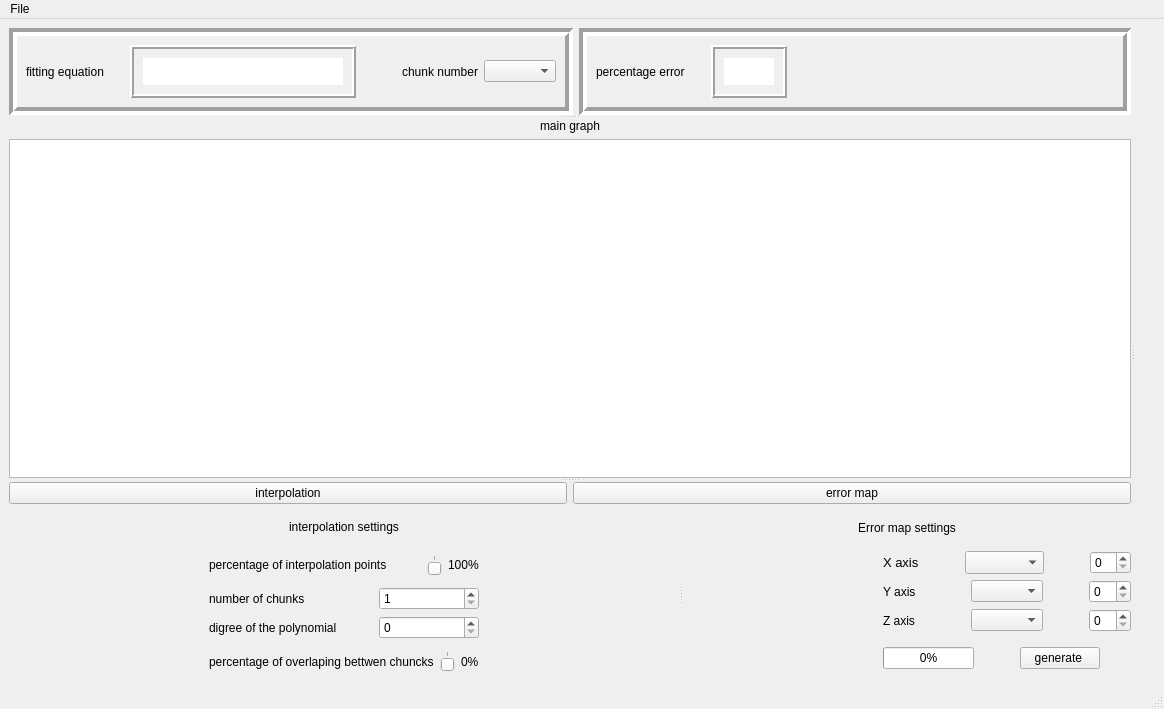
<?xml version="1.0" encoding="UTF-8"?>
<ui version="4.0">
 <class>MainWindow</class>
 <widget class="QMainWindow" name="MainWindow">
  <property name="geometry">
   <rect>
    <x>0</x>
    <y>0</y>
    <width>938</width>
    <height>709</height>
   </rect>
  </property>
  <property name="windowTitle">
   <string>MainWindow</string>
  </property>
  <property name="styleSheet">
   <string notr="true">font: 10pt &quot;MS Shell Dlg 2&quot;;
font: 75 8pt &quot;Times New Roman&quot;;
font: 75 10pt &quot;MS Shell Dlg 2&quot;;</string>
  </property>
  <widget class="QWidget" name="centralwidget">
   <layout class="QVBoxLayout" name="verticalLayout_12">
    <item>
     <widget class="QSplitter" name="splitter_3">
      <property name="orientation">
       <enum>Qt::Horizontal</enum>
      </property>
      <widget class="QSplitter" name="splitter_2">
       <property name="orientation">
        <enum>Qt::Vertical</enum>
       </property>
       <widget class="QWidget" name="layoutWidget">
        <layout class="QHBoxLayout" name="horizontalLayout_5">
         <item>
          <widget class="QFrame" name="frame_2">
           <property name="frameShape">
            <enum>QFrame::Box</enum>
           </property>
           <property name="frameShadow">
            <enum>QFrame::Sunken</enum>
           </property>
           <property name="lineWidth">
            <number>4</number>
           </property>
           <layout class="QHBoxLayout" name="horizontalLayout_4">
            <item>
             <widget class="QLabel" name="label_6">
              <property name="text">
               <string>fitting equation</string>
              </property>
             </widget>
            </item>
            <item>
             <spacer name="horizontalSpacer_10">
              <property name="orientation">
               <enum>Qt::Horizontal</enum>
              </property>
              <property name="sizeType">
               <enum>QSizePolicy::Fixed</enum>
              </property>
              <property name="sizeHint" stdset="0">
               <size>
                <width>20</width>
                <height>20</height>
               </size>
              </property>
             </spacer>
            </item>
            <item>
             <widget class="QFrame" name="fitting_eq_frame">
              <property name="frameShape">
               <enum>QFrame::Box</enum>
              </property>
              <property name="frameShadow">
               <enum>QFrame::Raised</enum>
              </property>
              <property name="lineWidth">
               <number>2</number>
              </property>
              <layout class="QVBoxLayout" name="verticalLayout_11">
               <item>
                <widget class="QWidget" name="fitting_eq_widget" native="true">
                 <property name="minimumSize">
                  <size>
                   <width>200</width>
                   <height>0</height>
                  </size>
                 </property>
                 <property name="styleSheet">
                  <string notr="true">background-color: rgb(255, 255, 255);</string>
                 </property>
                 <layout class="QVBoxLayout" name="verticalLayout_13">
                  <item>
                   <layout class="QVBoxLayout" name="fitting_layout"/>
                  </item>
                 </layout>
                </widget>
               </item>
              </layout>
             </widget>
            </item>
            <item>
             <spacer name="horizontalSpacer_12">
              <property name="orientation">
               <enum>Qt::Horizontal</enum>
              </property>
              <property name="sizeType">
               <enum>QSizePolicy::Expanding</enum>
              </property>
              <property name="sizeHint" stdset="0">
               <size>
                <width>40</width>
                <height>20</height>
               </size>
              </property>
             </spacer>
            </item>
            <item>
             <widget class="QLabel" name="label_15">
              <property name="text">
               <string>chunk number</string>
              </property>
             </widget>
            </item>
            <item>
             <widget class="QComboBox" name="chunk_number_combobx"/>
            </item>
           </layout>
          </widget>
         </item>
         <item>
          <widget class="QFrame" name="frame">
           <property name="frameShape">
            <enum>QFrame::Box</enum>
           </property>
           <property name="frameShadow">
            <enum>QFrame::Sunken</enum>
           </property>
           <property name="lineWidth">
            <number>4</number>
           </property>
           <property name="midLineWidth">
            <number>0</number>
           </property>
           <layout class="QHBoxLayout" name="horizontalLayout_2">
            <item>
             <widget class="QLabel" name="label_5">
              <property name="text">
               <string>percentage error</string>
              </property>
             </widget>
            </item>
            <item>
             <spacer name="horizontalSpacer_9">
              <property name="orientation">
               <enum>Qt::Horizontal</enum>
              </property>
              <property name="sizeType">
               <enum>QSizePolicy::Fixed</enum>
              </property>
              <property name="sizeHint" stdset="0">
               <size>
                <width>20</width>
                <height>20</height>
               </size>
              </property>
             </spacer>
            </item>
            <item>
             <widget class="QFrame" name="percentage_err_frame">
              <property name="frameShape">
               <enum>QFrame::Box</enum>
              </property>
              <property name="frameShadow">
               <enum>QFrame::Raised</enum>
              </property>
              <property name="lineWidth">
               <number>2</number>
              </property>
              <layout class="QVBoxLayout" name="verticalLayout_10">
               <item>
                <widget class="QLabel" name="percentage_error_label">
                 <property name="minimumSize">
                  <size>
                   <width>50</width>
                   <height>0</height>
                  </size>
                 </property>
                 <property name="styleSheet">
                  <string notr="true">background-color: rgb(255, 255, 255);</string>
                 </property>
                 <property name="frameShape">
                  <enum>QFrame::NoFrame</enum>
                 </property>
                 <property name="text">
                  <string/>
                 </property>
                </widget>
               </item>
              </layout>
             </widget>
            </item>
            <item>
             <spacer name="horizontalSpacer_11">
              <property name="orientation">
               <enum>Qt::Horizontal</enum>
              </property>
              <property name="sizeHint" stdset="0">
               <size>
                <width>168</width>
                <height>17</height>
               </size>
              </property>
             </spacer>
            </item>
           </layout>
          </widget>
         </item>
        </layout>
       </widget>
       <widget class="QWidget" name="verticalLayoutWidget">
        <layout class="QVBoxLayout" name="verticalLayout_6">
         <item>
          <widget class="QLabel" name="label_12">
           <property name="text">
            <string>main graph</string>
           </property>
           <property name="alignment">
            <set>Qt::AlignCenter</set>
           </property>
           <property name="margin">
            <number>10</number>
           </property>
          </widget>
         </item>
         <item>
          <widget class="PlotWidget" name="main_graph">
           <property name="minimumSize">
            <size>
             <width>0</width>
             <height>300</height>
            </size>
           </property>
          </widget>
         </item>
        </layout>
       </widget>
       <widget class="QWidget" name="layoutWidget">
        <layout class="QVBoxLayout" name="verticalLayout_9">
         <item>
          <layout class="QHBoxLayout" name="horizontalLayout_11">
           <item>
            <widget class="QPushButton" name="inter_settings_botton">
             <property name="text">
              <string>interpolation</string>
             </property>
            </widget>
           </item>
           <item>
            <widget class="QPushButton" name="error_settings_botton">
             <property name="text">
              <string>error map</string>
             </property>
            </widget>
           </item>
          </layout>
         </item>
         <item>
          <widget class="QSplitter" name="splitter">
           <property name="orientation">
            <enum>Qt::Horizontal</enum>
           </property>
           <property name="opaqueResize">
            <bool>true</bool>
           </property>
           <property name="childrenCollapsible">
            <bool>true</bool>
           </property>
           <widget class="QWidget" name="interpolation_settings_widget" native="true">
            <property name="maximumSize">
             <size>
              <width>16777215</width>
              <height>16777215</height>
             </size>
            </property>
            <layout class="QVBoxLayout" name="verticalLayout_8">
             <item>
              <layout class="QVBoxLayout" name="verticalLayout_2">
               <item>
                <widget class="QLabel" name="label_10">
                 <property name="frameShape">
                  <enum>QFrame::NoFrame</enum>
                 </property>
                 <property name="frameShadow">
                  <enum>QFrame::Plain</enum>
                 </property>
                 <property name="text">
                  <string>interpolation settings</string>
                 </property>
                 <property name="scaledContents">
                  <bool>false</bool>
                 </property>
                 <property name="alignment">
                  <set>Qt::AlignCenter</set>
                 </property>
                </widget>
               </item>
               <item>
                <layout class="QHBoxLayout" name="horizontalLayout_10">
                 <item>
                  <spacer name="horizontalSpacer_18">
                   <property name="orientation">
                    <enum>Qt::Horizontal</enum>
                   </property>
                   <property name="sizeType">
                    <enum>QSizePolicy::Fixed</enum>
                   </property>
                   <property name="sizeHint" stdset="0">
                    <size>
                     <width>200</width>
                     <height>20</height>
                    </size>
                   </property>
                  </spacer>
                 </item>
                 <item>
                  <widget class="QLabel" name="label_9">
                   <property name="maximumSize">
                    <size>
                     <width>200</width>
                     <height>16777215</height>
                    </size>
                   </property>
                   <property name="text">
                    <string>percentage of interpolation points            </string>
                   </property>
                  </widget>
                 </item>
                 <item>
                  <spacer name="horizontalSpacer_6">
                   <property name="orientation">
                    <enum>Qt::Horizontal</enum>
                   </property>
                   <property name="sizeHint" stdset="0">
                    <size>
                     <width>100</width>
                     <height>20</height>
                    </size>
                   </property>
                  </spacer>
                 </item>
                 <item>
                  <widget class="QSlider" name="points_slider">
                   <property name="maximumSize">
                    <size>
                     <width>170</width>
                     <height>16777215</height>
                    </size>
                   </property>
                   <property name="minimum">
                    <number>1</number>
                   </property>
                   <property name="maximum">
                    <number>100</number>
                   </property>
                   <property name="value">
                    <number>100</number>
                   </property>
                   <property name="orientation">
                    <enum>Qt::Horizontal</enum>
                   </property>
                   <property name="tickPosition">
                    <enum>QSlider::TicksAbove</enum>
                   </property>
                  </widget>
                 </item>
                 <item>
                  <widget class="QLabel" name="points_label">
                   <property name="text">
                    <string>100%</string>
                   </property>
                  </widget>
                 </item>
                 <item>
                  <spacer name="horizontalSpacer_15">
                   <property name="orientation">
                    <enum>Qt::Horizontal</enum>
                   </property>
                   <property name="sizeType">
                    <enum>QSizePolicy::Fixed</enum>
                   </property>
                   <property name="sizeHint" stdset="0">
                    <size>
                     <width>200</width>
                     <height>20</height>
                    </size>
                   </property>
                  </spacer>
                 </item>
                </layout>
               </item>
               <item>
                <layout class="QHBoxLayout" name="horizontalLayout">
                 <item>
                  <spacer name="horizontalSpacer_19">
                   <property name="orientation">
                    <enum>Qt::Horizontal</enum>
                   </property>
                   <property name="sizeType">
                    <enum>QSizePolicy::Fixed</enum>
                   </property>
                   <property name="sizeHint" stdset="0">
                    <size>
                     <width>200</width>
                     <height>20</height>
                    </size>
                   </property>
                  </spacer>
                 </item>
                 <item>
                  <widget class="QLabel" name="label">
                   <property name="text">
                    <string>number of chunks</string>
                   </property>
                  </widget>
                 </item>
                 <item>
                  <widget class="QSpinBox" name="num_of_chunks_spinbox">
                   <property name="maximumSize">
                    <size>
                     <width>100</width>
                     <height>16777215</height>
                    </size>
                   </property>
                   <property name="minimum">
                    <number>1</number>
                   </property>
                   <property name="value">
                    <number>1</number>
                   </property>
                  </widget>
                 </item>
                 <item>
                  <spacer name="horizontalSpacer_2">
                   <property name="orientation">
                    <enum>Qt::Horizontal</enum>
                   </property>
                   <property name="sizeType">
                    <enum>QSizePolicy::Fixed</enum>
                   </property>
                   <property name="sizeHint" stdset="0">
                    <size>
                     <width>200</width>
                     <height>20</height>
                    </size>
                   </property>
                  </spacer>
                 </item>
                </layout>
               </item>
               <item>
                <layout class="QHBoxLayout" name="horizontalLayout_3">
                 <item>
                  <spacer name="horizontalSpacer_16">
                   <property name="orientation">
                    <enum>Qt::Horizontal</enum>
                   </property>
                   <property name="sizeType">
                    <enum>QSizePolicy::Fixed</enum>
                   </property>
                   <property name="sizeHint" stdset="0">
                    <size>
                     <width>200</width>
                     <height>20</height>
                    </size>
                   </property>
                  </spacer>
                 </item>
                 <item>
                  <widget class="QLabel" name="label_3">
                   <property name="text">
                    <string>digree of the polynomial</string>
                   </property>
                  </widget>
                 </item>
                 <item>
                  <widget class="QSpinBox" name="degree_spinbox">
                   <property name="maximumSize">
                    <size>
                     <width>100</width>
                     <height>16777215</height>
                    </size>
                   </property>
                  </widget>
                 </item>
                 <item>
                  <spacer name="horizontalSpacer_4">
                   <property name="orientation">
                    <enum>Qt::Horizontal</enum>
                   </property>
                   <property name="sizeType">
                    <enum>QSizePolicy::Fixed</enum>
                   </property>
                   <property name="sizeHint" stdset="0">
                    <size>
                     <width>200</width>
                     <height>20</height>
                    </size>
                   </property>
                  </spacer>
                 </item>
                </layout>
               </item>
               <item>
                <layout class="QHBoxLayout" name="horizontalLayout_9">
                 <item>
                  <spacer name="horizontalSpacer_22">
                   <property name="orientation">
                    <enum>Qt::Horizontal</enum>
                   </property>
                   <property name="sizeType">
                    <enum>QSizePolicy::Fixed</enum>
                   </property>
                   <property name="sizeHint" stdset="0">
                    <size>
                     <width>200</width>
                     <height>20</height>
                    </size>
                   </property>
                  </spacer>
                 </item>
                 <item>
                  <widget class="QLabel" name="label_8">
                   <property name="maximumSize">
                    <size>
                     <width>250</width>
                     <height>16777215</height>
                    </size>
                   </property>
                   <property name="text">
                    <string>percentage of overlaping bettwen chuncks</string>
                   </property>
                  </widget>
                 </item>
                 <item>
                  <spacer name="horizontalSpacer_20">
                   <property name="orientation">
                    <enum>Qt::Horizontal</enum>
                   </property>
                   <property name="sizeHint" stdset="0">
                    <size>
                     <width>40</width>
                     <height>20</height>
                    </size>
                   </property>
                  </spacer>
                 </item>
                 <item>
                  <widget class="QSlider" name="overlap_slider">
                   <property name="maximumSize">
                    <size>
                     <width>170</width>
                     <height>16777215</height>
                    </size>
                   </property>
                   <property name="maximum">
                    <number>25</number>
                   </property>
                   <property name="orientation">
                    <enum>Qt::Horizontal</enum>
                   </property>
                   <property name="tickPosition">
                    <enum>QSlider::TicksAbove</enum>
                   </property>
                  </widget>
                 </item>
                 <item>
                  <widget class="QLabel" name="overlap_label">
                   <property name="text">
                    <string>0%</string>
                   </property>
                  </widget>
                 </item>
                 <item>
                  <spacer name="horizontalSpacer_17">
                   <property name="orientation">
                    <enum>Qt::Horizontal</enum>
                   </property>
                   <property name="sizeType">
                    <enum>QSizePolicy::Fixed</enum>
                   </property>
                   <property name="sizeHint" stdset="0">
                    <size>
                     <width>200</width>
                     <height>20</height>
                    </size>
                   </property>
                  </spacer>
                 </item>
                </layout>
               </item>
              </layout>
             </item>
            </layout>
           </widget>
           <widget class="QWidget" name="error_settings_widget" native="true">
            <layout class="QVBoxLayout" name="verticalLayout_7">
             <item>
              <layout class="QVBoxLayout" name="verticalLayout_4">
               <item>
                <widget class="QLabel" name="label_11">
                 <property name="text">
                  <string>Error map settings</string>
                 </property>
                 <property name="alignment">
                  <set>Qt::AlignCenter</set>
                 </property>
                </widget>
               </item>
               <item>
                <layout class="QVBoxLayout" name="verticalLayout">
                 <item>
                  <layout class="QHBoxLayout" name="horizontalLayout_8">
                   <item>
                    <spacer name="horizontalSpacer_25">
                     <property name="orientation">
                      <enum>Qt::Horizontal</enum>
                     </property>
                     <property name="sizeType">
                      <enum>QSizePolicy::Fixed</enum>
                     </property>
                     <property name="sizeHint" stdset="0">
                      <size>
                       <width>200</width>
                       <height>20</height>
                      </size>
                     </property>
                    </spacer>
                   </item>
                   <item>
                    <widget class="QLabel" name="label_4">
                     <property name="font">
                      <font>
                       <family>MS Shell Dlg 2</family>
                       <pointsize>10</pointsize>
                       <weight>9</weight>
                       <italic>false</italic>
                       <bold>false</bold>
                      </font>
                     </property>
                     <property name="text">
                      <string>X axis</string>
                     </property>
                    </widget>
                   </item>
                   <item>
                    <spacer name="horizontalSpacer_3">
                     <property name="orientation">
                      <enum>Qt::Horizontal</enum>
                     </property>
                     <property name="sizeType">
                      <enum>QSizePolicy::Minimum</enum>
                     </property>
                     <property name="sizeHint" stdset="0">
                      <size>
                       <width>40</width>
                       <height>20</height>
                      </size>
                     </property>
                    </spacer>
                   </item>
                   <item>
                    <widget class="QComboBox" name="x_combobox">
                     <property name="font">
                      <font>
                       <family>MS Shell Dlg 2</family>
                       <pointsize>10</pointsize>
                       <weight>9</weight>
                       <italic>false</italic>
                       <bold>false</bold>
                      </font>
                     </property>
                    </widget>
                   </item>
                   <item>
                    <spacer name="horizontalSpacer_5">
                     <property name="orientation">
                      <enum>Qt::Horizontal</enum>
                     </property>
                     <property name="sizeType">
                      <enum>QSizePolicy::Minimum</enum>
                     </property>
                     <property name="sizeHint" stdset="0">
                      <size>
                       <width>40</width>
                       <height>20</height>
                      </size>
                     </property>
                    </spacer>
                   </item>
                   <item>
                    <widget class="QSpinBox" name="x_spinbox">
                     <property name="maximum">
                      <number>35</number>
                     </property>
                    </widget>
                   </item>
                  </layout>
                 </item>
                 <item>
                  <layout class="QHBoxLayout" name="horizontalLayout_12">
                   <item>
                    <spacer name="horizontalSpacer_26">
                     <property name="orientation">
                      <enum>Qt::Horizontal</enum>
                     </property>
                     <property name="sizeType">
                      <enum>QSizePolicy::Fixed</enum>
                     </property>
                     <property name="sizeHint" stdset="0">
                      <size>
                       <width>200</width>
                       <height>20</height>
                      </size>
                     </property>
                    </spacer>
                   </item>
                   <item>
                    <widget class="QLabel" name="label_7">
                     <property name="text">
                      <string>Y axis</string>
                     </property>
                    </widget>
                   </item>
                   <item>
                    <spacer name="horizontalSpacer_7">
                     <property name="orientation">
                      <enum>Qt::Horizontal</enum>
                     </property>
                     <property name="sizeType">
                      <enum>QSizePolicy::Minimum</enum>
                     </property>
                     <property name="sizeHint" stdset="0">
                      <size>
                       <width>40</width>
                       <height>20</height>
                      </size>
                     </property>
                    </spacer>
                   </item>
                   <item>
                    <widget class="QComboBox" name="y_combobox"/>
                   </item>
                   <item>
                    <spacer name="horizontalSpacer_8">
                     <property name="orientation">
                      <enum>Qt::Horizontal</enum>
                     </property>
                     <property name="sizeType">
                      <enum>QSizePolicy::Minimum</enum>
                     </property>
                     <property name="sizeHint" stdset="0">
                      <size>
                       <width>40</width>
                       <height>20</height>
                      </size>
                     </property>
                    </spacer>
                   </item>
                   <item>
                    <widget class="QSpinBox" name="y_spinbox">
                     <property name="maximum">
                      <number>35</number>
                     </property>
                    </widget>
                   </item>
                  </layout>
                 </item>
                 <item>
                  <layout class="QHBoxLayout" name="horizontalLayout_13">
                   <item>
                    <spacer name="horizontalSpacer_27">
                     <property name="orientation">
                      <enum>Qt::Horizontal</enum>
                     </property>
                     <property name="sizeType">
                      <enum>QSizePolicy::Fixed</enum>
                     </property>
                     <property name="sizeHint" stdset="0">
                      <size>
                       <width>200</width>
                       <height>20</height>
                      </size>
                     </property>
                    </spacer>
                   </item>
                   <item>
                    <widget class="QLabel" name="label_13">
                     <property name="text">
                      <string>Z axis</string>
                     </property>
                    </widget>
                   </item>
                   <item>
                    <spacer name="horizontalSpacer_13">
                     <property name="orientation">
                      <enum>Qt::Horizontal</enum>
                     </property>
                     <property name="sizeType">
                      <enum>QSizePolicy::Minimum</enum>
                     </property>
                     <property name="sizeHint" stdset="0">
                      <size>
                       <width>40</width>
                       <height>20</height>
                      </size>
                     </property>
                    </spacer>
                   </item>
                   <item>
                    <widget class="QComboBox" name="z_combobox"/>
                   </item>
                   <item>
                    <spacer name="horizontalSpacer_14">
                     <property name="orientation">
                      <enum>Qt::Horizontal</enum>
                     </property>
                     <property name="sizeType">
                      <enum>QSizePolicy::Minimum</enum>
                     </property>
                     <property name="sizeHint" stdset="0">
                      <size>
                       <width>40</width>
                       <height>20</height>
                      </size>
                     </property>
                    </spacer>
                   </item>
                   <item>
                    <widget class="QSpinBox" name="z_spinbox">
                     <property name="maximum">
                      <number>35</number>
                     </property>
                    </widget>
                   </item>
                  </layout>
                 </item>
                </layout>
               </item>
               <item>
                <layout class="QHBoxLayout" name="horizontalLayout_6">
                 <item>
                  <spacer name="horizontalSpacer_21">
                   <property name="orientation">
                    <enum>Qt::Horizontal</enum>
                   </property>
                   <property name="sizeType">
                    <enum>QSizePolicy::Expanding</enum>
                   </property>
                   <property name="sizeHint" stdset="0">
                    <size>
                     <width>200</width>
                     <height>20</height>
                    </size>
                   </property>
                  </spacer>
                 </item>
                 <item>
                  <widget class="QWidget" name="progress_bar_widget" native="true">
                   <layout class="QVBoxLayout" name="verticalLayout_5">
                    <item>
                     <widget class="QProgressBar" name="progressBar">
                      <property name="enabled">
                       <bool>true</bool>
                      </property>
                      <property name="value">
                       <number>0</number>
                      </property>
                      <property name="textVisible">
                       <bool>true</bool>
                      </property>
                      <property name="invertedAppearance">
                       <bool>false</bool>
                      </property>
                      <property name="textDirection">
                       <enum>QProgressBar::TopToBottom</enum>
                      </property>
                     </widget>
                    </item>
                   </layout>
                  </widget>
                 </item>
                 <item>
                  <spacer name="horizontalSpacer">
                   <property name="orientation">
                    <enum>Qt::Horizontal</enum>
                   </property>
                   <property name="sizeHint" stdset="0">
                    <size>
                     <width>40</width>
                     <height>20</height>
                    </size>
                   </property>
                  </spacer>
                 </item>
                 <item>
                  <widget class="QPushButton" name="generat_cancel_botton">
                   <property name="text">
                    <string>generate </string>
                   </property>
                  </widget>
                 </item>
                 <item>
                  <spacer name="horizontalSpacer_23">
                   <property name="orientation">
                    <enum>Qt::Horizontal</enum>
                   </property>
                   <property name="sizeHint" stdset="0">
                    <size>
                     <width>40</width>
                     <height>20</height>
                    </size>
                   </property>
                  </spacer>
                 </item>
                </layout>
               </item>
              </layout>
             </item>
            </layout>
           </widget>
          </widget>
         </item>
        </layout>
       </widget>
      </widget>
      <widget class="QWidget" name="error_map_widget" native="true">
       <layout class="QVBoxLayout" name="verticalLayout_3">
        <item>
         <spacer name="verticalSpacer">
          <property name="orientation">
           <enum>Qt::Vertical</enum>
          </property>
          <property name="sizeHint" stdset="0">
           <size>
            <width>20</width>
            <height>40</height>
           </size>
          </property>
         </spacer>
        </item>
        <item>
         <layout class="QVBoxLayout" name="map_layout"/>
        </item>
        <item>
         <spacer name="verticalSpacer_2">
          <property name="orientation">
           <enum>Qt::Vertical</enum>
          </property>
          <property name="sizeType">
           <enum>QSizePolicy::Expanding</enum>
          </property>
          <property name="sizeHint" stdset="0">
           <size>
            <width>20</width>
            <height>220</height>
           </size>
          </property>
         </spacer>
        </item>
       </layout>
      </widget>
     </widget>
    </item>
   </layout>
  </widget>
  <widget class="QMenuBar" name="menubar">
   <property name="geometry">
    <rect>
     <x>0</x>
     <y>0</y>
     <width>938</width>
     <height>22</height>
    </rect>
   </property>
   <widget class="QMenu" name="menuFile">
    <property name="title">
     <string>File</string>
    </property>
    <addaction name="open_action"/>
   </widget>
   <addaction name="menuFile"/>
  </widget>
  <widget class="QStatusBar" name="statusbar"/>
  <action name="open_action">
   <property name="text">
    <string>open_file</string>
   </property>
  </action>
 </widget>
 <customwidgets>
  <customwidget>
   <class>PlotWidget</class>
   <extends>QGraphicsView</extends>
   <header>pyqtgraph</header>
  </customwidget>
 </customwidgets>
 <resources/>
 <connections/>
</ui>
